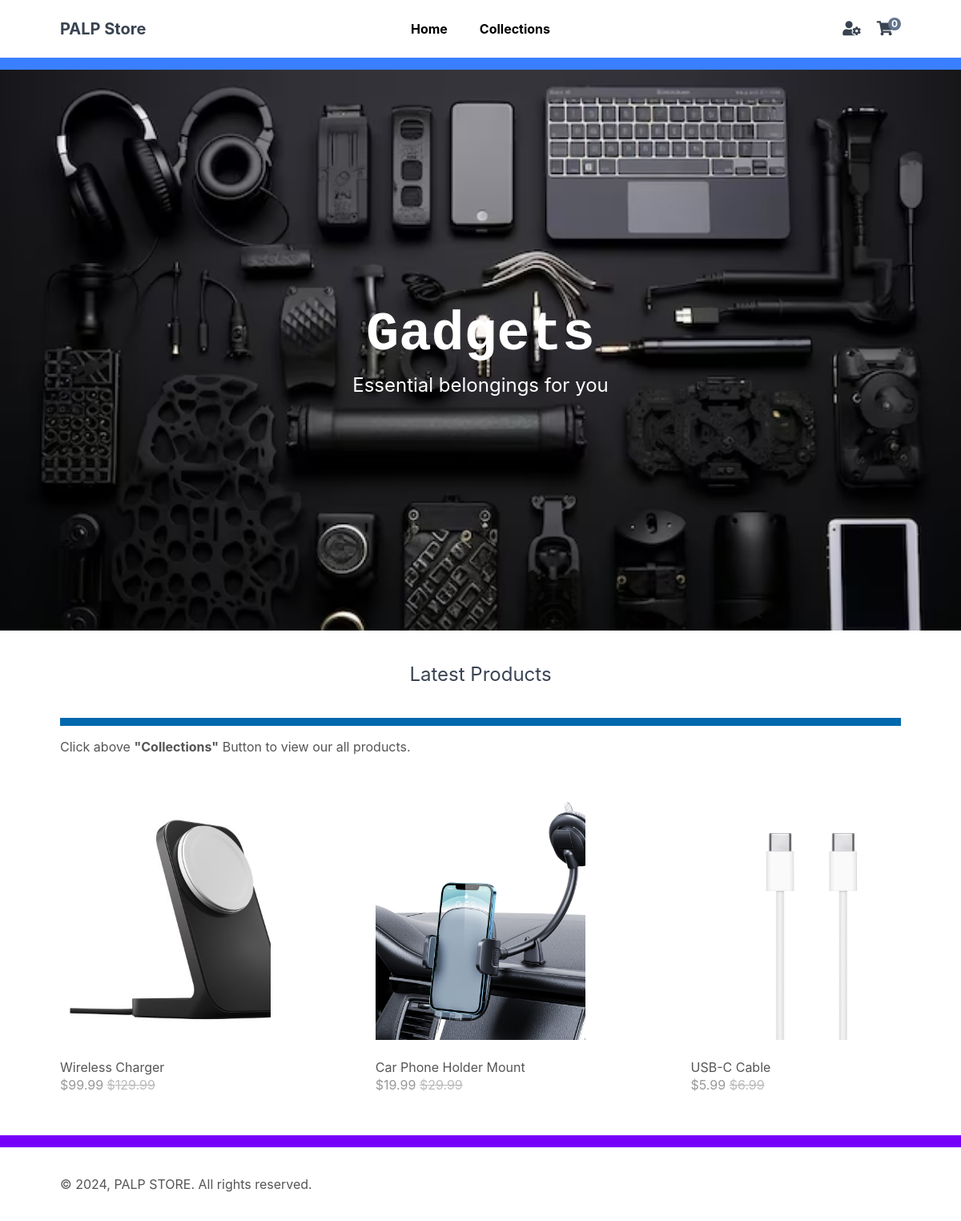
Before: / with the older database file.
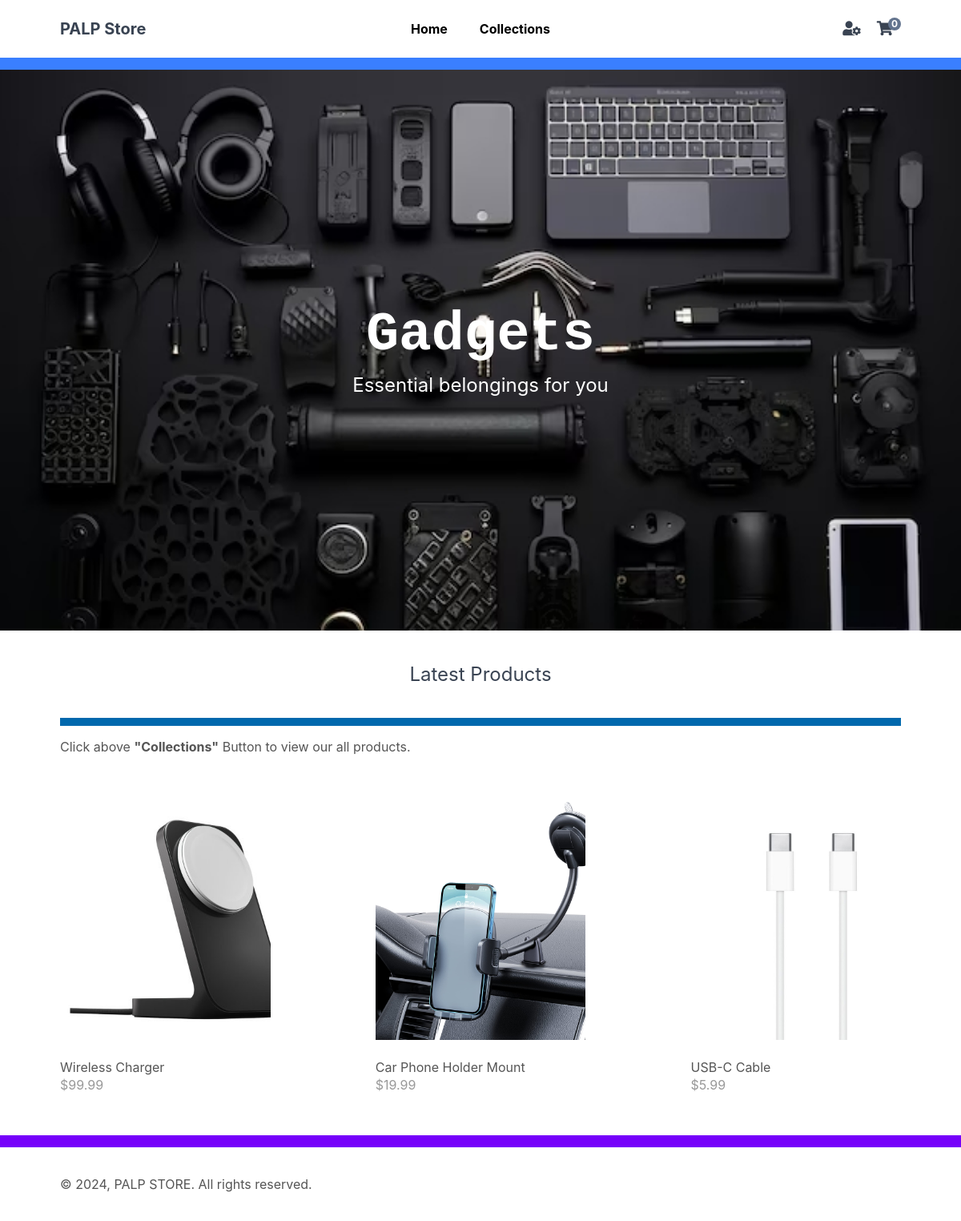
After: the same page with the newer database file.
### tables this page shows
CREATE TABLE `products` (
  `product_id` int(11) NOT NULL,
  `product_name` varchar(255) NOT NULL,
  `description` text NOT NULL,
  `price` decimal(7,2) NOT NULL,
  `rrp` decimal(7,2) NOT NULL,
  `quantity` int(11) NOT NULL,
  `image_name` varchar(255) NOT NULL,
  `date_created` datetime NOT NULL,
  `submittedby` varchar(50) NOT NULL
);

### index.php (called while the page is built, shortened)
<?php
include 'functions.php';
$page = isset($_GET['page']) && file_exists($_GET['page'] . '.php') ? $_GET['page'] : 'home';
include $page . '.php';
?>

### home.php (the view, shortened to what this page needs)
<?php
$stmt = $pdo->prepare('SELECT * FROM products ORDER BY date_created DESC LIMIT 3');
$stmt->execute();
$latest_products = $stmt->fetchAll(PDO::FETCH_ASSOC);
?>
<?=template_header('Home')?>
<div class="featured">
    <h2>Gadgets</h2>
    <p>Essential belongings for you</p>
</div>
<div class="recentlyadded content-wrapper">
    <h2>Latest Products</h2>
    <p>Click above <strong>"Collections"</strong> Button to view our all products.</p>
    <div class="products">
        <?php foreach ($latest_products as $product): ?>
        <a href="index.php?page=product&id=<?=$product['product_id']?>" class="product">
            <img src="imgs/<?=$product['image_name']?>" width="300" height="300" alt="<?=$product['product_name']?>">
            <span class="name"><?=$product['product_name']?></span>
            <span class="price">
                &dollar;<?=$product['price']?>
                <?php if ($product['rrp'] > 0): ?>
                <span class="rrp">&dollar;<?=$product['rrp']?></span>
                <?php endif; ?>
            </span>
        </a>
        <?php endforeach; ?>
    </div>
</div>
<?=template_footer()?>

### functions.php (shortened to what this page needs)
<?php
function template_header($title)
{
    $num_items_in_cart = isset($_SESSION['cart']) ? count($_SESSION['cart']) : 0;
    echo <<<EOT
<!DOCTYPE html>
<html>
	<head>
		<meta charset="utf-8">
		<title>$title</title>
		<link href="main.css" rel="stylesheet" type="text/css">
		<link rel="stylesheet" href="https://use.fontawesome.com/releases/v5.7.1/css/all.css">
	</head>
	<body>
        <header>
            <div class="content-wrapper">
                <h1>PALP Store</h1>
                <nav>
                    <a href="index.php">Home</a>
                    <a href="index.php?page=products">Collections</a>
                </nav>
                <div class="link-icons">
                <a href="index.php?page=login">
						<i class="fas fa-user-cog"></i>
					</a>
                    <a href="index.php?page=cart">
						<i class="fas fa-shopping-cart"></i>
                        <span>$num_items_in_cart</span>
					</a>
                </div>
            </div>
        </header>
        <main>
EOT;
}
function template_footer()
{
    $year = date('Y');
    echo <<<EOT
        </main>
        <footer>
            <div class="content-wrapper">
                <p>&copy; $year, PALP STORE. All rights reserved.</p>
            </div>
        </footer>
    </body>
</html>
EOT;
}
?>

### main.css (style rules this page uses)
* { box-sizing: border-box; font-family: -apple-system, BlinkMacSystemFont, "segoe ui", roboto, oxygen, ubuntu, cantarell, "fira sans", "droid sans", "helvetica neue", Arial, sans-serif; font-size: 16px; -webkit-font-smoothing: antialiased; -moz-osx-font-smoothing: grayscale; }
html { height: 100%; }
body { position: relative; min-height: 100%; color: #555555; background-color: #FFFFFF; margin: 0; padding-bottom: 100px; }
h1, h2, h3, h4, h5 { color: #394352; }
.content-wrapper { width: 1050px; margin: 0 auto; }
header { border-bottom: 15px solid #3a7fff; }
header .content-wrapper { display: flex; }
header h1 { display: flex; flex-grow: 1; flex-basis: 0; font-size: 20px; margin: 0; padding: 24px 0; }
header nav { display: flex; flex-grow: 1; flex-basis: 0; font-weight: bold; justify-content: center; align-items: center; }
header nav a { text-decoration: none; color: #000000; padding: 10px 10px; margin: 0 10px; }
header .link-icons { display: flex; flex-grow: 1; flex-basis: 0; justify-content: flex-end; align-items: center; position: relative; }
header .link-icons a { text-decoration: none; color: #394352; padding: 0 10px; }
header .link-icons a i { font-size: 18px; }
header .link-icons a span { display: inline-block; text-align: center; background-color: #63748e; border-radius: 50%; color: #FFFFFF; font-size: 12px; line-height: 16px; width: 16px; height: 16px; font-weight: bold; position: absolute; top: 22px; right: 0; }
main .featured { display: flex; flex-direction: column; background-image: url('imgs/featured-image.jpg'); background-repeat: no-repeat; background-size: cover; height: 700px; align-items: center; justify-content: center; text-align: center; }
main .featured h2 { display: inline-block; margin: 0; width: 1050px; font-family: Rockwell, Courier Bold, Courier, Georgia, Times, Times New Roman, serif; font-size: 68px; color: #ffffff; padding-bottom: 10px; }
main .featured p { display: inline-block; margin: 0; width: 1050px; font-size: 24px; color: #ffffff; }
main .recentlyadded h2 { display: block; font-weight: normal; margin: 0; padding: 40px 0; font-size: 24px; text-align: center; width: 100%; border-bottom: 10px solid #0068ad; }
main .recentlyadded .products, main .products .products-wrapper { display: flex; flex-wrap: wrap; align-items: center; justify-content: space-between; padding: 40px 0 0 0; }
main .recentlyadded .products .product, main .products .products-wrapper .product { display: block; overflow: hidden; text-decoration: none; width: 25%; padding-bottom: 60px; }
main .recentlyadded .products .product img, main .products .products-wrapper .product img { transform: scale(1); transition: transform 1s; }
main .recentlyadded .products .product .name, main .products .products-wrapper .product .name { display: block; color: #555555; padding: 20px 0 2px 0; }
main .recentlyadded .products .product .price, main .products .products-wrapper .product .price { display: block; color: #999999; }
footer { position: absolute; bottom: 0; border-top: 15px solid #7500fa; padding: 20px 0; width: 100%; }
main .recentlyadded .products .product .rrp, main .products .products-wrapper .product .rrp { color: #BBBBBB; text-decoration: line-through; }

Changed rows visible on the page:
changed products "Wireless Charger": rrp "129.99" → (not shown)
changed products "Car Phone Holder Mount": rrp "29.99" → (not shown)
changed products "USB-C Cable": rrp "6.99" → (not shown)
